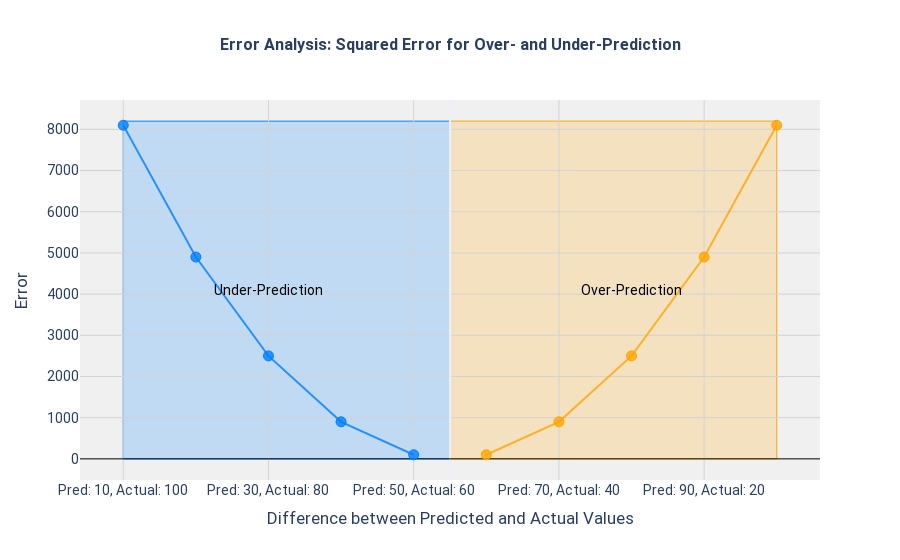

The code cell stored with this chart in its notebook:
### Code cell
def squared_error(actual, pred):
    actual, pred = np.array(actual), np.array(pred)
    mse = np.mean((actual - pred) ** 2)
    return mse  # Return the mean squared error

html_str = plot_error_symmetry(squared_error)
print(html_str)

### Figure 1 — Plotly figure (JSON) as saved in the notebook; plotly's stock layout.template omitted (floating-point values rounded to 4 significant figures)
{"data": [{"hoverinfo": "text", "marker": {"color": "rgba(255, 165, 0, 0.8)", "line": {"color": "rgba(255, 165, 0, 1)", "width": 1}, "size": 10}, "mode": "lines+markers", "name": "Over-Prediction Error", "text": ["Pred: 10, Actual: 100, Error: nan", "Pred: 20, Actual: 90, Error: nan", "Pred: 30, Actual: 80, Error: nan", "Pred: 40, Actual: 70, Error: nan", "Pred: 50, Actual: 60, Error: nan", "Pred: 60, Actual: 50, Error: 100", "Pred: 70, Actual: 40, Error: 900", "Pred: 80, Actual: 30, Error: 2500", "Pred: 90, Actual: 20, Error: 4900", "Pred: 100, Actual: 10, Error: 8100"], "type": "scatter", "x": [null, null, null, null, null, 10, 30, 50, 70, 90], "y": [null, null, null, null, null, 100, 900, 2500, 4900, 8100]}, {"hoverinfo": "text", "marker": {"color": "rgba(0, 128, 255, 0.8)", "line": {"color": "rgba(0, 128, 255, 1)", "width": 1}, "size": 10}, "mode": "lines+markers", "name": "Under-Prediction Error", "text": ["Pred: 10, Actual: 100, Error: 8100", "Pred: 20, Actual: 90, Error: 4900", "Pred: 30, Actual: 80, Error: 2500", "Pred: 40, Actual: 70, Error: 900", "Pred: 50, Actual: 60, Error: 100", "Pred: 60, Actual: 50, Error: nan", "Pred: 70, Actual: 40, Error: nan", "Pred: 80, Actual: 30, Error: nan", "Pred: 90, Actual: 20, Error: nan", "Pred: 100, Actual: 10, Error: nan"], "type": "scatter", "x": [-90, -70, -50, -30, -10, null, null, null, null, null], "y": [8100, 4900, 2500, 900, 100, null, null, null, null, null]}], "layout": {"annotations": [{"align": "center", "font": {"color": "black", "size": 14}, "showarrow": false, "text": "Under-Prediction", "x": -50, "y": 4100}, {"align": "center", "font": {"color": "black", "size": 14}, "showarrow": false, "text": "Over-Prediction", "x": 50, "y": 4100}], "font": {"family": "\"Segoe UI\", \"Roboto\", \"Oxygen\", \"Ubuntu\", \"Droid Sans\", \"Helvetica Neue\", sans-serif", "size": 14}, "plot_bgcolor": "rgba(240, 240, 240, 0.95)", "shapes": [{"fillcolor": "rgba(0, 128, 255, 0.2)", "layer": "below", "line": {"color": "rgba(0, 128, 255, 1)", "width": 1}, "type": "rect", "x0": -90, "x1": 0, "y0": 0, "y1": 8200}, {"fillcolor": "rgba(255, 165, 0, 0.2)", "layer": "below", "line": {"color": "rgba(255, 165, 0, 1)", "width": 1}, "type": "rect", "x0": 0, "x1": 90, "y0": null, "y1": 8200}], "showlegend": false, "title": {"font": {"family": "\"Segoe UI\", \"Roboto\", \"Oxygen\", \"Ubuntu\", \"Droid Sans\", \"Helvetica Neue\", sans-serif", "size": 16, "weight": "bold"}, "text": "Error Analysis: Squared Error for Over- and Under-Prediction", "x": 0.5}, "xaxis": {"gridcolor": "lightgrey", "tickmode": "array", "ticktext": ["Pred: 10, Actual: 100", "Pred: 30, Actual: 80", "Pred: 50, Actual: 60", "Pred: 70, Actual: 40", "Pred: 90, Actual: 20"], "tickvals": [-90, -50, -10, 30, 70], "title": {"text": "Difference between Predicted and Actual Values"}}, "yaxis": {"gridcolor": "lightgrey", "title": {"text": "Error"}, "zeroline": true, "zerolinecolor": "black", "zerolinewidth": 1}}}
